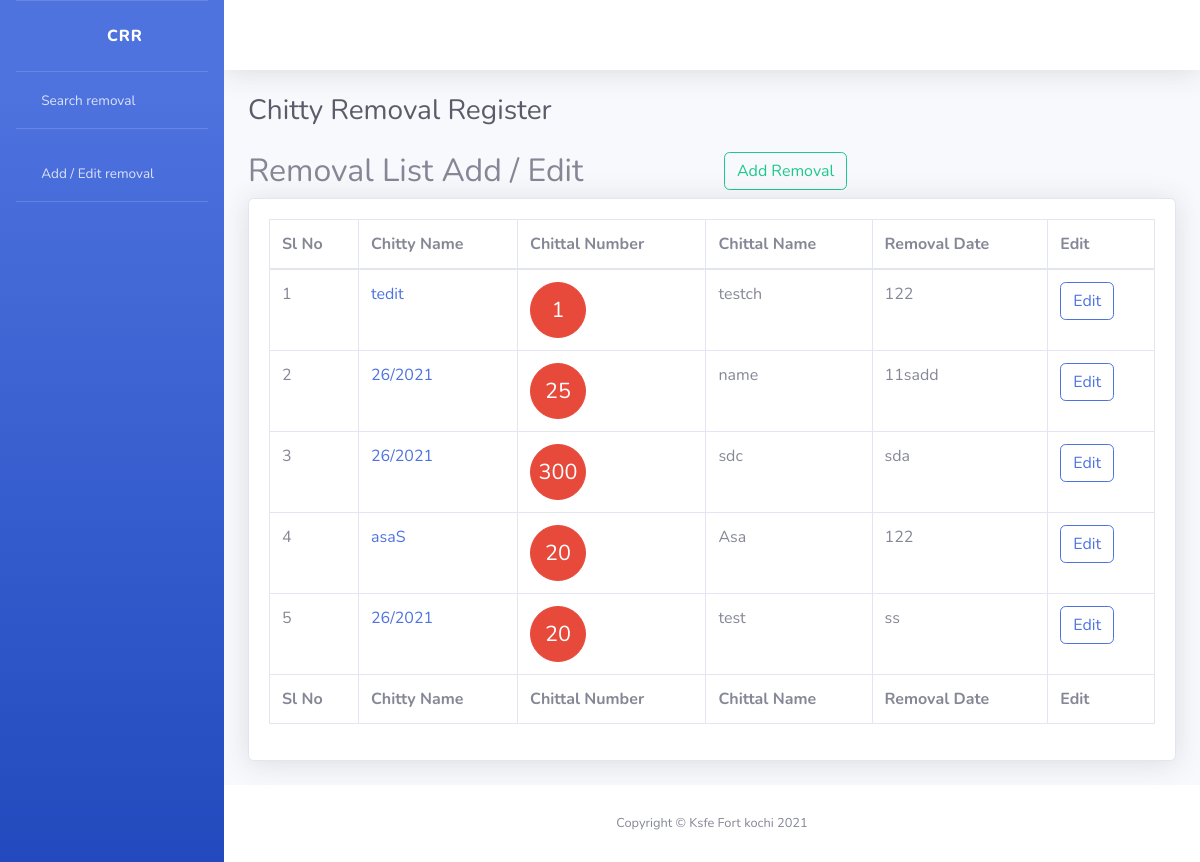
The page / on the database its author committed.
### removalregister/models.py (models this page shows)
class RemovalReg(models.Model):
    chittyName = models.CharField(max_length=200)
    chittalName = models.CharField(max_length=200)
    chittalNo   = models.IntegerField()
    removalDate = models.CharField(max_length=200)
    time        = models.CharField(max_length=200)

### removalregister/views.py (the view)
# urls.py: path('', RemovalListView.as_view(), name='index'),
class RemovalListView(ListView):
    model = RemovalReg
    template_name = 'removallist.html'

### removalregister/templates/removallist.html
{% extends "base.html" %}
{%  block content %}
    <div class="row">
    <div class="col-md-6">
        <h2>Removal List   Add / Edit</h2>
    </div>
        <div class="col-md-6">
         <h3><a href="add/" class="btn btn-outline-success">Add Removal</a></h3>
    </div>
    </div>
     <div class="card shadow mb-4">
                        <div class="card-body">
                            <div class="table-responsive">
                                <table class="table table-bordered" id="dataTable" width="100%" cellspacing="0">
                                    <thead>
                                        <tr>
                                            <th>Sl No</th>
                                            <th>Chitty Name</th>
                                            <th>Chittal Number</th>
                                            <th>Chittal Name </th>
                                            <th>Removal Date</th>
                                             <th>Edit</th>
                                        </tr>
                                    </thead>
                                    <tfoot>
                                        <tr>
                                            <th>Sl No</th>
                                            <th>Chitty Name</th>
                                            <th>Chittal Number</th>
                                            <th>Chittal Name </th>
                                            <th>Removal Date</th>
                                            <th>Edit</th>
                                        </tr>
                                    </tfoot>
                                    <tbody>
                         {% for removal in object_list %}
                                        <tr>
                                          <td>{{ forloop.counter }}</td>
                                            <td><a class="">{{ removal.chittyName }}</a></td>
                                            <td><a class="btn btn-danger btn-circle btn-lg">{{ removal.chittalNo }}</a></td>
                                            <td>{{ removal.chittalName}}</td>
                                            <td>{{ removal.removalDate}}</td>
                                            <th><a href="/{{ removal.pk }}/update" class="btn btn-outline-primary">Edit</a></th>
                                        </tr>
                                    {% endfor %}
                                    </tbody>
                                </table>
                            </div>
                        </div>
                    </div>
{% endblock %}

### removalregister/templates/base.html (shortened to what this page needs)
<!DOCTYPE html>
<html lang="en">
<head>
{% load static %}
    <link href=" {% static 'vendor/fontawesome-free/css/all.min.css' %}" rel="stylesheet" type="text/css">
    <link href="{% static 'css/sb-admin-2.min.css' %}" rel="stylesheet">
        <link href="{% static 'vendor/datatables/dataTables.bootstrap4.min.css' %}" rel="stylesheet">
</head>
<body id="page-top">
    <div id="wrapper">
        <ul class="navbar-nav bg-gradient-primary sidebar sidebar-dark accordion" id="accordionSidebar">
            <a class="sidebar-brand d-flex align-items-center justify-content-center" href="/">
                <div class="sidebar-brand-icon rotate-n-15">
                    <i class="fas fa-hands-helping"></i>
                </div>
                <div class="sidebar-brand-text mx-3">CRR</div>
            </a>
            <hr class="sidebar-divider my-0">
            <li class="nav-item">
                <a class="nav-link " href="/search">
                    <i class="fas fa-fw fa-search"></i>
                    <span>Search removal</span></a>
            </li>
            <hr class="sidebar-divider">
             <li class="nav-item">
                <a class="nav-link" href="/">
                    <i class="fas fa-fw fa-address-book"></i>
                    <span>Add / Edit  removal</span></a>
            </li>
            <hr class="sidebar-divider d-none d-md-block">
        </ul>
        <div id="content-wrapper" class="d-flex flex-column">
            <div id="content">
                <nav class="navbar navbar-expand navbar-light bg-white topbar mb-4 static-top shadow">
                </nav>
                <div class="container-fluid">
                    <h1 class="h3 mb-4 text-gray-800">Chitty Removal Register</h1>
                    {%  block content  %}
                    {% endblock %}
                </div>
            </div>
            <footer class="sticky-footer bg-white">
                <div class="container my-auto">
                    <div class="copyright text-center my-auto">
                        <span>Copyright &copy; Ksfe Fort kochi 2021</span>
                    </div>
                </div>
            </footer>
        </div>
    </div>
</body>
</html>

### rows shown on the page
RemovalReg: chittyName "tedit", chittalNo "1", chittalName "testch", removalDate "122"
RemovalReg: chittyName "26/2021", chittalNo "25", chittalName "name", removalDate "11sadd"
RemovalReg: chittyName "26/2021", chittalNo "300", chittalName "sdc", removalDate "sda"
RemovalReg: chittyName "asaS", chittalNo "20", chittalName "Asa", removalDate "122"
RemovalReg: chittyName "26/2021", chittalNo "20", chittalName "test", removalDate "ss"
